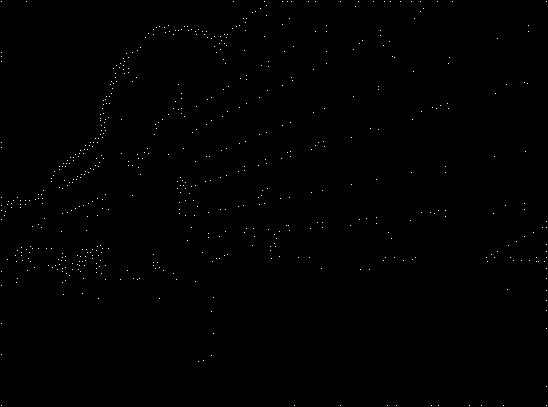
#> input picture results/road_nms_2.jpg, 548 x 407 px
$ jupyter execute ransac.ipynb
#> lines starting #> are read from the running program, lines starting #| are printed output that depends on the picture
[cell 1]
import cv2
import matplotlib.pyplot as plt
import imageio
import numpy as np
import math

def load_image(image_path):
#> called with image_path = 'results/road_nms_2.jpg'
    img = cv2.imread(image_path)
#> img is the input picture: shape (407, 548, 3); min 0, max 255, mean 1.1
    return cv2.cvtColor(img, cv2.COLOR_BGR2RGB)

def visualize_image(image):
    """
    image: an output of load_png function
    """
    plt.imshow(image)

def save_array_as_image(array, name):
     imageio.imwrite(name, array)

def plot_line(line):
    a, b, d = line[0]

    Xs = []
    Ys = []

    for x in range(1, 548, 10):
        y = (d - x*a)/b
        if y < 407 and y > 0:
            Xs.append(x)
            Ys.append(y)


    plt.scatter(np.asarray(line[1])[:, 0], np.asarray(line[1])[:, 1], s=30, c='r', marker = 'x')
    plt.plot(Xs, Ys, linewidth = 2, c = 'red')

[cell 2]
corner_image = load_image('results/road_nms_2.jpg')

[cell 3]
figure, ax = plt.subplots(1, 1)
ax.imshow(corner_image)
figure.set_size_inches(18.5, 10.5)

# Extraction of keypoints from the corner image

[cell 4]
import numpy as np

def extract_keypoints(corner_image, thresh=(30,30,30)):
#> called with thresh = (30, 30, 30)
    indices = np.where(np.all(corner_image > thresh, axis=-1))
#> indices = 649 positions, rows 1 to 405, columns 1 to 546
    return list(zip(indices[1], indices[0]))

[cell 5]
keypoints = extract_keypoints(corner_image)
#> keypoints = 649 pairs, first value 1 to 546, second value 1 to 405

[cell 6]
import matplotlib.pyplot as plt

figure, ax = plt.subplots(1, 1)
ax.scatter(np.asarray(keypoints)[:, 0], np.asarray(keypoints)[:, 1], s=5, c='r', marker = 'o')
figure.set_size_inches(18.5, 10.5)
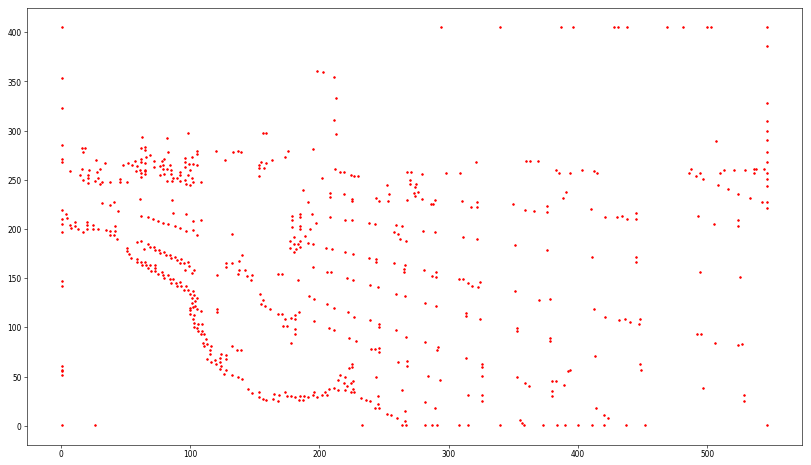
#> figure drawn by matplotlib, 1 panel

# RANSAC

We are using the adaptive fitting approach to compute the number of iteration $N$.

The `RANSAC` class has a `find_all_fits` method in which we can change the parameters:
- `threshold` -  perpendicular distance within which if a point falls is considered an inlier
- `num_inliers` - the number of inliers that our final models should have at the least

[cell 7]
import random

class RANSAC:
    def __init__(self,
                 corner_image,):
        self.corner_image = corner_image
        self.keypoints = extract_keypoints(corner_image)
#> self.keypoints has the same summary as keypoints outside __init__

        self.fits = []

    def select_keypoints(self, num_keypoints, previously_chosen_pairs):
        random.seed(42)

        new_pair = random.sample(self.keypoints, num_keypoints)
        while tuple(new_pair) in previously_chosen_pairs:
            new_pair = random.sample(self.keypoints, num_keypoints)

        return new_pair

    def compute_line_parameters(self, keypoint_1, keypoint_2):
        x1, y1 = keypoint_1
        x2, y2 = keypoint_2

        # y = mx + c
        m = (y2 - y1)/(x2 - x1) # slope
        c = y2 - m*x2 # intercept

        # ax + by = d
        k = 1/(m**2 + 1)**0.5
        a = -m*k
        b = 1*k
        d = c*k

        return a, b, d

    def get_inliners(self, line_parameters, threshold):

        inliers = []

        a, b, d = line_parameters

        for keypoint in self.keypoints:
            x, y = keypoint
            distance_from_line = abs(a*x + b*y - d)

            if distance_from_line <= threshold:
                inliers.append(keypoint)

        inliers_percentage = len(inliers)/len(self.keypoints)

        return inliers, inliers_percentage

    def adaptively_fit(self,
                       probability,
                       threshold,
                       num_inliers = 10,
                       num_keypoints = 2):
        print('\nFITTING!!')

        N = float('inf')
        sample_count = 0

        inliers_count_milestone = num_inliers
        inliers_milestone = []

        print(N, inliers_count_milestone)

        fit = ()

        previously_chosen_pairs = []

        while N > sample_count:
            kp1, kp2 = self.select_keypoints(num_keypoints, previously_chosen_pairs)
            line_parameters = self.compute_line_parameters(kp1, kp2)
            inliers, inliers_percentage = self.get_inliners(line_parameters, threshold)

            previously_chosen_pairs.append((kp1, kp2))
            previously_chosen_pairs.append((kp2, kp1))

            if len(inliers) > inliers_count_milestone:
                inliers_count_milestone = len(inliers)
                inliers_milestone = inliers.copy()

                fit = line_parameters


                e = 1 - inliers_count_milestone/len(self.keypoints) # outleir percentage
                N = math.log(1 - probability)/(.0001 + math.log(1 - (1 - e)**num_keypoints))
                print(N, inliers_count_milestone)


            sample_count += 1


        print('----------------------------------------------------------')

        return fit, inliers_milestone

    def find_all_fits(self,
                      threshold,
                      num_inliers = 20,
                      num_fits = 10,
                      num_keypoints = 2,
                      probability = 0.9):

#> called with threshold = 4, num_inliers = 25, num_fits = 9, num_keypoints = 2, probability = 0.9
        for i in range(num_fits):
            fit, inliers = self.adaptively_fit(probability, threshold, num_inliers, num_keypoints)
            self.keypoints = [keypoint for keypoint in self.keypoints if keypoint not in set(inliers)]
            self.fits.append((fit, inliers))
#> this loop made 9 passes

[cell 8]
ransac = RANSAC(corner_image)
ransac.find_all_fits(4, num_inliers = 25, num_fits = 9)

[cell 9]
figure, ax = plt.subplots(1, 1)
visualize_image(load_image('road.png'))
#> call 2 of load_image, with image_path = 'road.png'
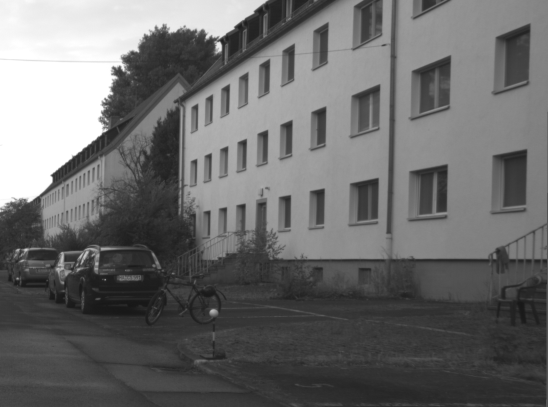
#> input picture road.png, 548 x 407 px
#> in load_image, img is the input picture: shape (407, 548, 3); min 23, max 255, mean 107.6
plt.scatter(np.asarray(keypoints)[:, 0], np.asarray(keypoints)[:, 1], s=30, c='c', marker = 'x')
for line in ransac.fits:
    plot_line(line)
#> this loop made 9 passes

figure.set_size_inches(18.5, 10.5)
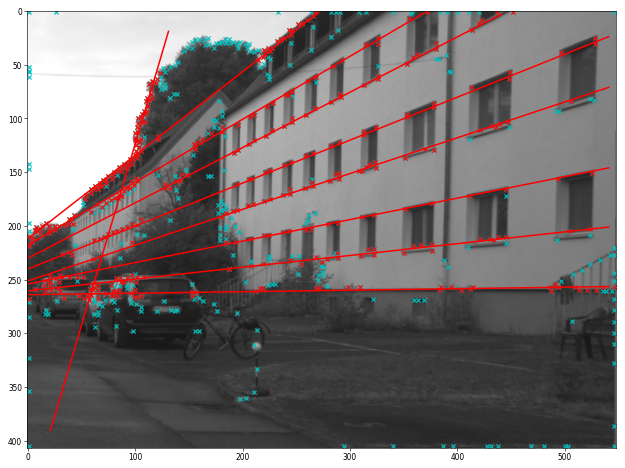
#> figure drawn by matplotlib, 1 panel
